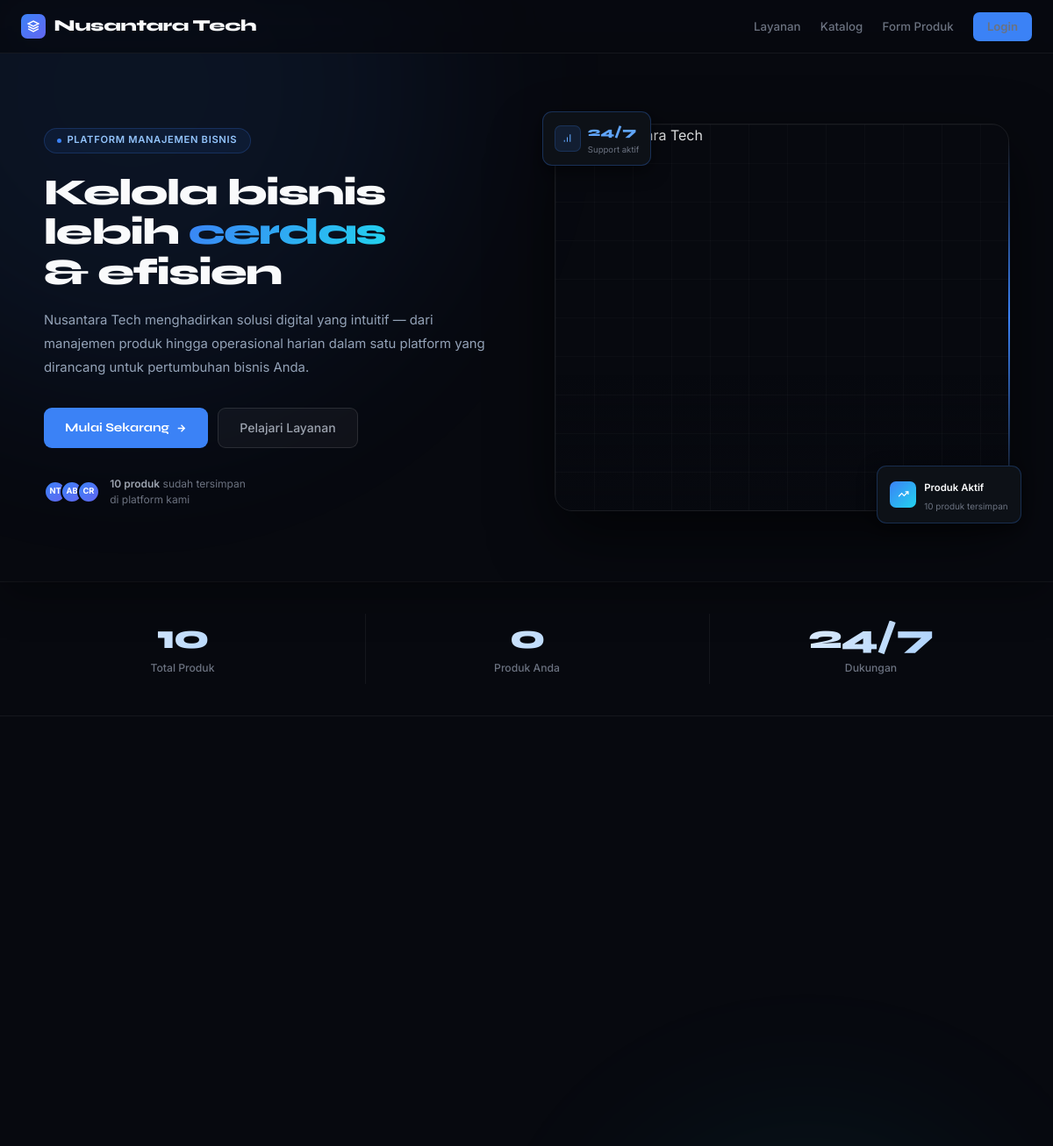
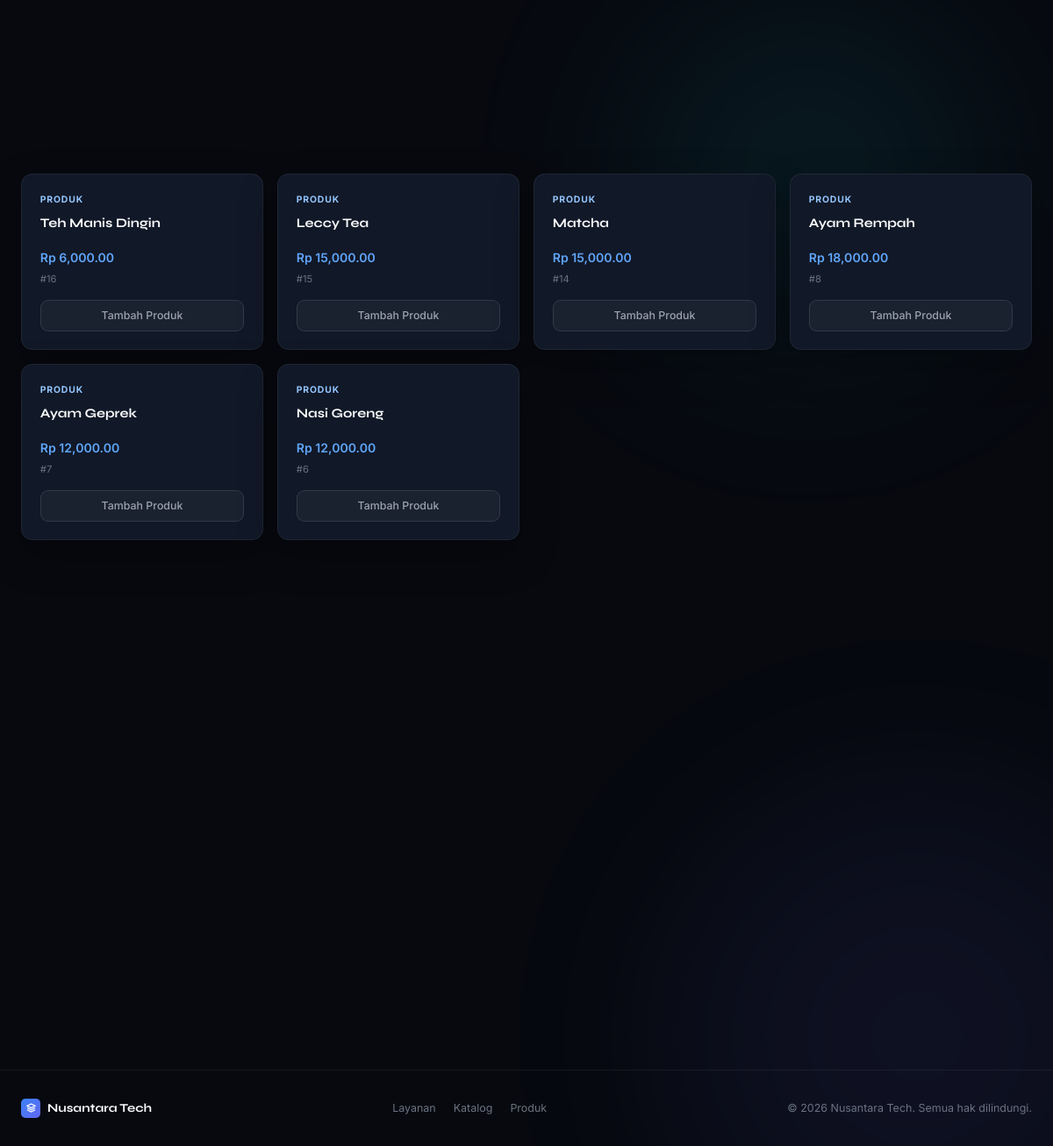
The page / on the database its author committed (2 pictures, top to bottom).
### appku/models.py (models this page shows, shortened)
class Produk(models.Model):
    id = models.BigAutoField(primary_key=True)
    nama = models.CharField(max_length=100)
    harga = models.DecimalField(max_digits=10, decimal_places=2, default=0)
    kategori = models.ForeignKey(
        Kategori,
        on_delete=models.SET_NULL,
        null=True,
        blank=True,
        related_name="produks",
    )
    supplier = models.ForeignKey(
        Supplier,
        on_delete=models.SET_NULL,
        null=True,
        blank=True,
        related_name="produks",
    )
    stok = models.PositiveIntegerField(default=0)  # 🔥 tidak bisa minus
    deskripsi = models.TextField(blank=True, default="")
    created_at = models.DateTimeField(auto_now_add=True)
    updated_at = models.DateTimeField(auto_now=True)

### appku/views.py (the view)
# urls.py: path("", views.home, name="home"),
def home(request):
    produk_terbaru = Produk.objects.all().order_by("-id")[:6]
    total_produk = Produk.objects.count()
    last_produk = request.session.get("last_produk")
    produk_count = request.session.get("produk_count", 0)
    context = {
        "produk_terbaru": produk_terbaru,
        "total_produk": total_produk,
        "last_produk": last_produk,
        "produk_count": produk_count,
    }
    return render(request, "appku/index.html", context)

### appku/templates/appku/index.html (shortened to what this page needs)
{% extends 'appku/base.html' %}
{% load static %}
{% load humanize %}
{% block content %}
<div class="ambient">
  <div class="amb-blob amb-1"></div>
</div>
<div class="page">
  <nav class="nt-nav">
    <div class="nav-inner">
      <a class="nav-brand" href="/">
        <div class="brand-mark">
          <svg width="14" height="14" fill="none" viewBox="0 0 24 24" stroke="#fff" stroke-width="2.5">
            <path d="M12 2L2 7l10 5 10-5-10-5zM2 17l10 5 10-5M2 12l10 5 10-5"/>
          </svg>
        </div>
        Nusantara Tech
      </a>
      <div class="nav-links" id="navLinks">
        <a href="#layanan">Layanan</a>
        <a href="#katalog">Katalog</a>
        <a href="{% url 'produk_form' %}">Form Produk</a>
        {% if user.is_authenticated %}
          <a href="{% url 'dashboard' %}">Dashboard</a>
          <a href="{% url 'produk_list' %}">Produk</a>
          <a href="{% url 'logout' %}">Logout</a>
        {% else %}
          <a href="{% url 'login' %}" class="nav-cta">Login</a>
        {% endif %}
      </div>
    </div>
  </nav>
  <section class="hero">
    <div class="hero-grid">
      <div class="hero-left">
        <div class="eyebrow">
          <span class="dot"></span>
          Platform Manajemen Bisnis
        </div>
        <h1>
          Kelola bisnis<br>
          lebih <span class="gr">cerdas</span><br>
          &amp; efisien
        </h1>
        <p class="desc">
          Nusantara Tech menghadirkan solusi digital yang intuitif — dari
          manajemen produk hingga operasional harian dalam satu platform
          yang dirancang untuk pertumbuhan bisnis Anda.
        </p>
        <div class="actions">
          <a href="{% url 'produk_form' %}" class="btn-pri">
            Mulai Sekarang
            <svg width="13" height="13" fill="none" viewBox="0 0 24 24" stroke="currentColor" stroke-width="2.5"><path d="M5 12h14M12 5l7 7-7 7"/></svg>
          </a>
          <a href="#layanan" class="btn-ghost">Pelajari Layanan</a>
        </div>
        <div class="trust">
          <div class="avatars">
            <span>NT</span><span>AB</span><span>CR</span>
          </div>
          <div class="trust-txt">
            <strong>{{ total_produk }} produk</strong> sudah tersimpan<br>di platform kami
          </div>
        </div>
      </div>
      <div class="hero-right">
        <div class="tl-badge">
          <div class="tl-icon">
            <svg width="13" height="13" fill="none" viewBox="0 0 24 24" stroke="#60a5fa" stroke-width="2">
              <path d="M12 20V10M18 20V4M6 20v-4"/>
            </svg>
          </div>
          <div>
            <span class="tl-num">24/7</span>
            <span class="tl-sub">Support aktif</span>
          </div>
        </div>
        <div class="img-frame">
          <img src="https://images.unsplash.com/photo-1600880292203-757bb62b4baf?w=900&q=80" alt="Tim Nusantara Tech">
        </div>
        <div class="edge-glow"></div>
        <div class="br-badge">
          <div class="br-icon">
            <svg width="13" height="13" fill="none" viewBox="0 0 24 24" stroke="#fff" stroke-width="2.2">
              <polyline points="22 7 13.5 15.5 8.5 10.5 2 17"/>
              <polyline points="16 7 22 7 22 13"/>
            </svg>
          </div>
          <div>
            <span class="br-label">Produk Aktif</span>
            <span class="br-sub">{{ total_produk }} produk tersimpan</span>
          </div>
        </div>
      </div>
    </div>
  </section>
  <div class="stats-strip reveal">
    <div class="wrap">
      <div class="stats-grid">
        <div class="stat-item">
          <div class="stat-num">{{ total_produk }}</div>
          <div class="stat-lbl">Total Produk</div>
        </div>
        <div class="stat-item">
          <div class="stat-num">{{ produk_count }}</div>
          <div class="stat-lbl">Produk Anda</div>
        </div>
        <div class="stat-item">
          <div class="stat-num">24/7</div>
          <div class="stat-lbl">Dukungan</div>
        </div>
      </div>
    </div>
  </div>
  <section id="layanan" style="padding: 5rem 0;">
    <div class="wrap">
      <div class="services-grid">
      </div>
    </div>
  </section>
  <section id="katalog" style="padding: 0 0 5rem;">
    <div class="wrap">
      <div class="produk-grid">
        {% for produk in produk_terbaru %}
        <div class="produk-card reveal {% cycle 'rd1' 'rd2' 'rd3' 'rd4' %}">
          <div class="produk-cat">Produk</div>
          <div class="produk-name">{{ produk.nama }}</div>
          <div class="produk-price">Rp {{ produk.harga|intcomma }}</div>
          <div class="produk-id">#{{ produk.id }}</div>
          <a href="{% url 'produk_form' %}" class="btn-ghost">Tambah Produk</a>
        </div>
        {% endfor %}
      </div>
    </div>
  </section>
  <section class="cta-section">
  </section>
  <footer class="nt-footer">
    <div class="footer-inner">
      <div class="footer-brand">
        <div class="brand-mark" style="width:22px;height:22px;border-radius:5px;">
          <svg width="11" height="11" fill="none" viewBox="0 0 24 24" stroke="#fff" stroke-width="2.5">
            <path d="M12 2L2 7l10 5 10-5-10-5zM2 17l10 5 10-5M2 12l10 5 10-5"/>
          </svg>
        </div>
        Nusantara Tech
      </div>
      <div class="footer-links">
        <a href="#layanan">Layanan</a>
        <a href="#katalog">Katalog</a>
        <a href="{% url 'produk_form' %}">Produk</a>
      </div>
      <span class="footer-copy">&copy; 2026 Nusantara Tech. Semua hak dilindungi.</span>
    </div>
  </footer>
</div>
{% endblock %}

### appku/templates/appku/base.html (style rules this page uses)
:root { --bg-primary: #0a0e17; --bg-secondary: #0d1421; --bg-card: #131a27; --bg-input: #0d1421; --surface: #1a2332; --surface-soft: #1e293b; --accent: #3b82f6; --accent-strong: #2563eb; --accent-light: #1e40af; --accent-glow: rgba(59, 130, 246, 0.4); --text: #f1f5f9; --text-muted: #94a3b8; --text-dark: #64748b; --border: #1e293b; --border-light: #334155; --shadow: rgba(0, 0, 0, 0.4); --shadow-lg: rgba(0, 0, 0, 0.6); --glass-bg: rgba(30, 41, 59, 0.6); --glass-border: rgba(255, 255, 255, 0.08); }
* { box-sizing: border-box; }
body { margin: 0; min-height: 100vh; font-family: 'Inter', system-ui, -apple-system, BlinkMacSystemFont, "Segoe UI", sans-serif; background: linear-gradient(145deg, var(--bg-primary) 0%, #0f172a 50%, #000000 100%); background-attachment: fixed; color: var(--text); }
a { color: inherit; text-decoration: none; }
html { scroll-behavior: smooth; }
.nav-links { display: flex; flex-wrap: wrap; gap: 1.5rem; color: var(--text-muted); font-size: 0.95rem; }
.nav-links a { position: relative; transition: color 0.3s ease; }
.nav-links a::after { content: ''; position: absolute; bottom: -4px; left: 0; width: 0; height: 3px; background: linear-gradient(90deg, var(--accent), var(--accent-strong)); transition: width 0.5s cubic-bezier(0.34, 1.56, 0.64, 1); box-shadow: 0 0 15px rgba(59, 130, 246, 0.4); border-radius: 2px; }
.hero, .page-header, .card, .form-card, .login-card, .produk-card { animation: sophisticatedSlideUp 0.9s cubic-bezier(0.34, 1.56, 0.64, 1) both; }
.hero { animation-delay: 0.15s; }
.card, .login-card, .form-card, .produk-card { background: var(--bg-card); border: 1px solid var(--border); border-radius: 28px; padding: 2rem; box-shadow: 0 18px 45px rgba(0, 0, 0, 0.3), 0 0 1px rgba(59, 130, 246, 0.1); transition: all 0.4s cubic-bezier(0.34, 1.56, 0.64, 1); position: relative; }
.hero { display: grid; grid-template-columns: 1.2fr 0.8fr; gap: 2rem; padding: 4rem 0 3rem; align-items: center; }
.hero h1 { font-size: clamp(2.4rem, 4vw, 3.6rem); max-width: 700px; margin-bottom: 1rem; line-height: 1.1; }
.hero p { color: var(--text-muted); line-height: 1.8; max-width: 620px; }
.produk-price { font-size: 1.4rem; font-weight: 700; color: var(--accent); margin: 0.8rem 0; }
.eyebrow { color: var(--accent); letter-spacing: 0.18em; text-transform: uppercase; font-size: 0.78rem; font-weight: 600; margin: 0 0 0.5rem; }
.produk-grid { display: grid; grid-template-columns: repeat(auto-fill, minmax(280px, 1fr)); gap: 1.4rem; }
.produk-card { background: var(--bg-card); border: 1px solid var(--border); border-radius: 28px; padding: 2rem; box-shadow: 0 18px 45px rgba(0, 0, 0, 0.3), 0 0 1px rgba(59, 130, 246, 0.1); transition: all 0.4s cubic-bezier(0.34, 1.56, 0.64, 1); position: relative; }
.stats-grid { display: grid; grid-template-columns: repeat(auto-fit, minmax(180px, 1fr)); gap: 1.5rem; }

### rows shown on the page
Produk: nama "Teh Manis Dingin", harga "6,000.00", id "16"
Produk: nama "Leccy Tea", harga "15,000.00", id "15"
Produk: nama "Matcha", harga "15,000.00", id "14"
Produk: nama "Ayam Rempah", harga "18,000.00", id "8"
Produk: nama "Ayam Geprek", harga "12,000.00", id "7"
Produk: nama "Nasi Goreng", harga "12,000.00", id "6"

### other values the page prints
{{ total_produk }} "10"
{{ produk_count }} "0"
